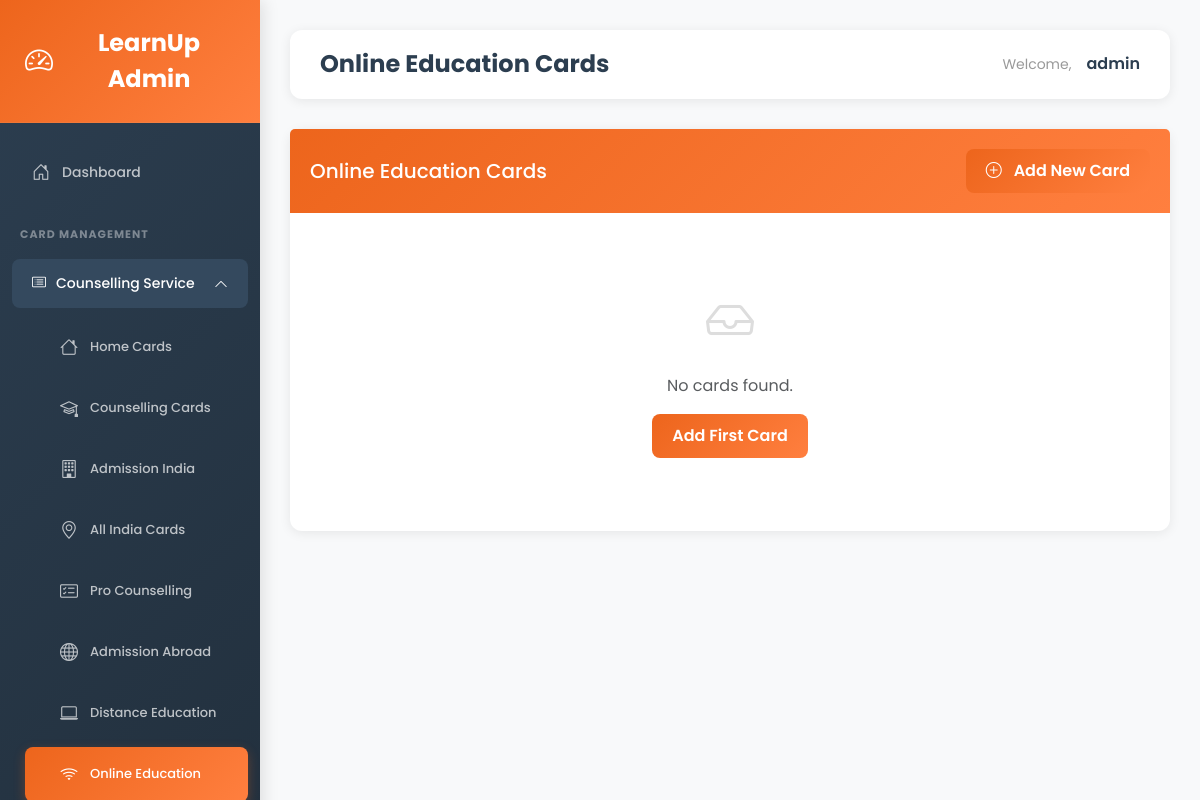
Before: /admin-dashboard/online-education-cards/ (signed in) with the older database file.
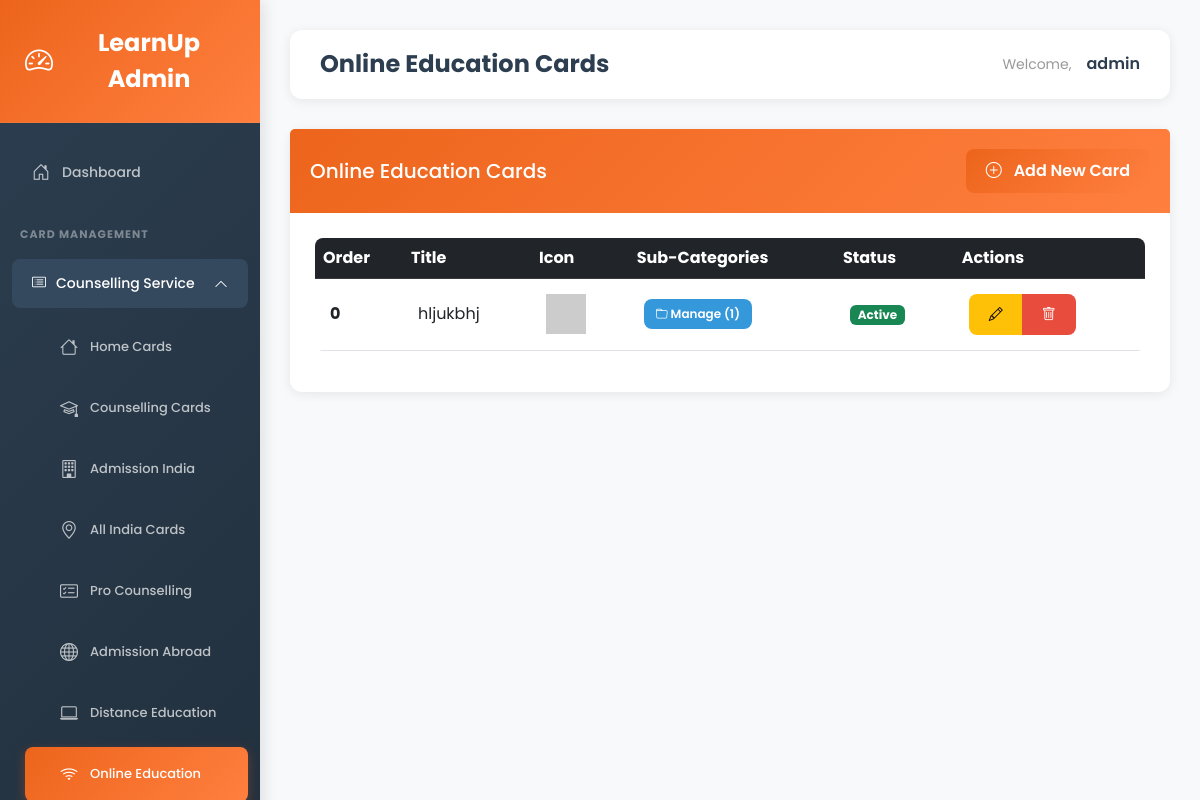
After: the same page with the newer database file.
### main_app/models.py (models this page shows, shortened)
class OnlineEducationCard(models.Model):
    BORDER_COLOR_CHOICES = [
        ('#f39c12', 'Orange'),
        ('#e74c3c', 'Red'),
        ('#3498db', 'Blue'),
        ('#2ecc71', 'Green'),
    ]
    title = models.CharField(max_length=200)
    slug = models.SlugField(max_length=255, unique=True, blank=True)  # ✅ ADD THIS
    description = models.TextField(max_length=300)
    card_image = models.ImageField(upload_to='online_education/', blank=True, null=True)
    image_url = models.URLField(max_length=500, blank=True)
    redirect_link = models.CharField(max_length=500, blank=True)
    border_color = models.CharField(max_length=7, default='#f39c12', choices=BORDER_COLOR_CHOICES)
    order = models.IntegerField(default=0)
    is_active = models.BooleanField(default=True)
    created_at = models.DateTimeField(auto_now_add=True)
    updated_at = models.DateTimeField(auto_now=True)
    created_by = models.ForeignKey(User, on_delete=models.SET_NULL, null=True, blank=True)
    class Meta:
        ordering = ['order', 'id']
        verbose_name = "Online Education Card"
        verbose_name_plural = "Online Education Cards"
    def get_image(self):
        if self.card_image:
            return self.card_image.url
        return self.image_url if self.image_url else 'https://via.placeholder.com/100'

### main_app/views.py (the view)
# urls.py: path('admin-dashboard/online-education-cards/', views.admin_online_education_cards_list, name='admin_online_education_cards_list'),
@login_required(login_url='main_app:admin_login')
@user_passes_test(is_admin_or_staff, login_url='main_app:user_login')
def admin_online_education_cards_list(request):
    cards = OnlineEducationCard.objects.all()
    return render(request, 'admin/online_education_cards_list.html', {'cards': cards})

### main_app/views.py (called while the page is built)
def is_admin_or_staff(user):
    return user.is_staff or user.is_superuser

### templates/admin/online_education_cards_list.html
{% extends 'admin/base.html' %}
{% load static %}
{% block page_title %}Online Education Cards{% endblock %}
{% block content %}
<div class="card">
    <div class="card-header d-flex justify-content-between align-items-center">
        <h5 class="mb-0">Online Education Cards</h5>
        <a href="{% url 'main_app:admin_online_education_card_add' %}" class="btn btn-primary">
            <i class="bi bi-plus-circle me-2"></i> Add New Card
        </a>
    </div>
    <div class="card-body">
        {% if cards %}
        <div class="table-responsive">
            <table class="table table-hover">
                <thead class="table-dark">
                    <tr>
                        <th>Order</th>
                        <th>Title</th>
                        <th>Icon</th>
                        <th>Sub-Categories</th>
                        <th>Status</th>
                        <th>Actions</th>
                    </tr>
                </thead>
                <tbody>
                    {% for card in cards %}
                    <tr>
                        <td><strong>{{ card.order }}</strong></td>
                        <td>{{ card.title|truncatewords:5 }}</td>
                        <td><img src="{{ card.get_image }}" width="40" alt="icon"></td>
                        <td>
                            <a href="{% url 'main_app:admin_online_education_subcategories' card_id=card.id %}"
                               class="btn btn-sm btn-info">
                                <i class="bi bi-folder"></i> Manage ({{ card.sub_categories.count }})
                            </a>
                        </td>
                        <td>
                            {% if card.is_active %}
                                <span class="badge bg-success">Active</span>
                            {% else %}
                                <span class="badge bg-secondary">Inactive</span>
                            {% endif %}
                        </td>
                        <td>
                            <div class="btn-group btn-group-sm">
                                <a href="{% url 'main_app:admin_online_education_card_edit' card.id %}"
                                   class="btn btn-warning">
                                    <i class="bi bi-pencil"></i>
                                </a>
                                <a href="{% url 'main_app:admin_online_education_card_delete' card.id %}"
                                   class="btn btn-danger"
                                   onclick="return confirm('Are you sure?')">
                                    <i class="bi bi-trash"></i>
                                </a>
                            </div>
                        </td>
                    </tr>
                    {% endfor %}
                </tbody>
            </table>
        </div>
        {% else %}
        <div class="text-center py-5">
            <i class="bi bi-inbox" style="font-size: 3rem; color: #ddd;"></i>
            <p class="text-muted mt-3">No cards found.</p>
            <a href="{% url 'main_app:admin_online_education_card_add' %}" class="btn btn-primary">Add First Card</a>
        </div>
        {% endif %}
    </div>
</div>
{% endblock %}

Changed rows visible on the page:
added OnlineEducationCard: order "0", title "hljukbhj", sub_categories.count "1", is_active "Active"
Other visible differences:
text no longer shown: "No cards found. Add First Card"
text now shown: "Order Title Icon Sub-Categories Status Actions"
